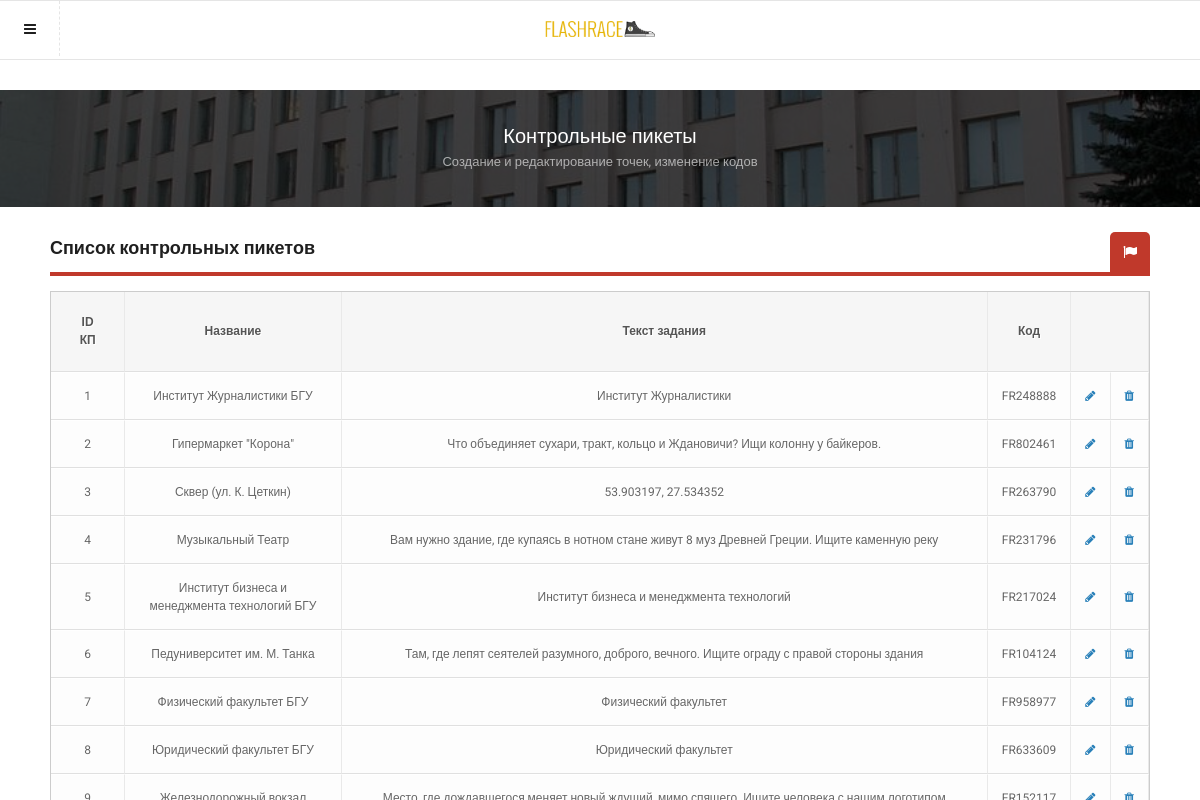
The page /admin/pickets.php (signed in) on the database its author committed.
### tables this page shows
CREATE TABLE IF NOT EXISTS `checkpoints` (
  `id` int(11) NOT NULL,
  `name` varchar(50) DEFAULT NULL,
  `code` varchar(50) DEFAULT NULL,
  `text` varchar(1000) DEFAULT NULL,
  `help1` varchar(50) DEFAULT NULL,
  PRIMARY KEY (`id`),
  UNIQUE KEY `code` (`code`)
);

### php/header_logged.php (called while the page is built, shortened)
<?php
if(isset($_SESSION['user'])!="")
{
	$auth_user = 1;
}
else
{
	$auth_user = 0;
}
?>

### templates/pickets_show.php (the view, shortened to what this page needs)
<?php
include_once '../php/header_logged.php';
if(!isset($_SESSION['admin_id']))
{
	header("Location: /admin/index.php");
}
else {
 ?>
<!DOCTYPE HTML>
<head>
<link href="../styles/style.css"           rel="stylesheet" type="text/css">
<link href="../styles/framework.css"       rel="stylesheet" type="text/css">
<link href="../styles/font-awesome.css"    rel="stylesheet" type="text/css">
<link href="../styles/animate.css"         rel="stylesheet" type="text/css">
<link rel="stylesheet" href="../styles/jquery.mCustomScrollbar.css">
</head>
<body class="left-sidebar">
<div id="header-fixed" class="header-style-1">
    <a class="header-1 open-left-sidebar" href="#"><i class="fa fa-navicon"></i></a>
    <a class="header-logo" href="/index.php"><img src="../images/logo-dark2.png" alt="img"></a>
</div>
<div class="all-elements">
    <div class="snap-drawers">
        <div class="snap-drawer snap-drawer-left">
            <div class="sidebar-header-left">
                <a href="/index.php"><img src="../images/logo-dark2.png" alt="img"></a>
                <a class="close-sidebar" href="#"><i class="fa fa-times"></i></a>
            </div>
            <?php
			include_once '../templates/main_menu.php';
            include_once '../templates/user_menu.php';
			?>
			<p class="sidebar-divider">Админ-панель</p><div class="sidebar-menu">
				<a class="menu-item" href="/admin/main.php">
                    <em>F.A.Q.</em>
                </a>
				<div class="has-submenu">
				<a class="menu-item show-submenu menu-item-active" href="#">
                    <em>Контрольные пикеты</em>
					<strong>2</strong></a>
					<div class="submenu submenu-active">
                        <a class="submenu-item submenu-item-active" href="/admin/pickets.php">    <i class="fa fa-angle-right"></i><em>  Просмотр всех КП   </em><i class="fa fa-circle"></i></a>
                        <a class="submenu-item " href="/admin/pickets.php?action=addform">        <i class="fa fa-angle-right"></i><em>  Добавление КП   </em><i class="fa fa-circle"></i></a>
                    </div>
                </div>
				<div class="has-submenu">
				<a class="menu-item show-submenu" href="#">
                    <em>Турнирная таблица</em>
					<strong>2</strong></a>
                </div>
				<div class="has-submenu">
				<a class="menu-item show-submenu" href="#">
                    <em>Команды</em>
					<strong>2</strong></a>
                </div>
			</div>
        </div>
        <div id="content" class="snap-content">
		<div class="content">
            <div class="header-clear-large"></div>
					<div class="container-fullscreen heading-style-3 bg-5">
                    <h3 class="heading-title">Контрольные пикеты</h3>
                    <em class="heading-subtitle">Создание и редактирование точек, изменение кодов</em>
                    <div class="overlay bg-black"></div>
                </div>
				 <div class="heading-style-1 container half-bottom">
                    <a href="#"><i class="fa fa-refresh fa-flag"></i></a>
                    <h4>Список контрольных пикетов</h4>
                    <div class="heading-block bg-red-dark"></div>
                    <div class="heading-decoration bg-red-dark"></div>
                </div>
				<?php
				echo '<div id="content-1">';
				echo '<table id="myTable" cellspacing=\'0\' class="table">';
				echo '<thead><tr><th class="table-title">ID КП</th><th class="table-title">Название</th><th class="table-title">Текст задания</th><th class="table-title">Код</th><th colspan="2"></th></tr></thead><tbody>';
					while ( $item = mysql_fetch_array( $res ) )
					{
						echo '<tr>';
						echo '<td>'.$item['id'].'</td>';
						echo '<td>'.$item['name'].'</td>';
						echo '<td>'.$item['text'].'</td>';
						echo '<td>'.$item['code'].'</td>';
						echo '<td><a href="'.$_SERVER['PHP_SELF'].'?action=editform&id='.$item['id'].'"><i class="fa fa-pencil"></i></a></td>';
						echo '<td><a href="'.$_SERVER['PHP_SELF'].'?action=delete&id='.$item['id'].'"><i class="fa fa-trash"></i></a></td>';
						echo '</tr>';
					}
					echo '</tbody></table></div>';
					?>
				</div>
			</div>
        </div>
    </div>
</body>
<?php } ?>

### admin/pickets.php (shortened to what this page needs)
<?php
if(!isset($_SESSION['admin_id']))
{
	header("Location: /admin/index.php");
}
else
{
switch ( $_GET["action"] )
{
  case "showlist":
    show_list(); break;
}
}
function show_list()
{
  $query = 'SELECT id, name, text, code FROM checkpoints ORDER BY id';
  $res = mysql_query( $query );
  include_once '../templates/pickets_show.php';
}
?>

### templates/main_menu.php
<?php
			echo '<p class="sidebar-divider">Главное меню</p>
			<div class="sidebar-menu">
                <a class="menu-item" href="/index.php">
                    <i class="fa fa-home"></i>
                    <em>Главная</em>
                    <i class="fa fa-circle"></i>
                </a>
			<a class="menu-item" href="/about.php">
                    <i class="fa fa-info"></i>
                    <em>О мероприятии</em>
                    <i class="fa fa-circle"></i>
                </a>
                <a class="menu-item close-sidebar" href="#">
                    <i class="fa fa-times"></i>
                    <em>Закрыть</em>
                    <i class="fa fa-circle"></i>
                </a>
            </div>';
?>

### templates/user_menu.php
<?php
echo '<p class="sidebar-divider">Гонка</p><div class="sidebar-menu">';
	if($auth_user == 1)
			{
				echo '
				<a class="menu-item" href="/team.php">
                    <i class="fa fa-users"></i>
                    <em>Состав команды</em>
                    <i class="fa fa-circle"></i>
                </a>
				<a class="menu-item" href="/race.php">
                    <i class="fa fa-map-marker"></i>
                    <em>Текущее задание</em>
                    <i class="fa fa-circle"></i>
                </a>
				<a class="menu-item" href="/team_stats.php">
                    <i class="fa fa-file-o"></i>
                    <em>Статистика команды</em>
                    <i class="fa fa-circle"></i>
                </a>
				<a class="menu-item" href="/contact.php">
                    <i class="fa fa-comment-o"></i>
                    <em>Связаться с админами</em>
                    <i class="fa fa-circle"></i>
                </a>
				<a class="menu-item" href="/logout.php?logout">
                    <i class="fa fa-sign-out"></i>
                    <em>Выйти из профиля</em>
                    <i class="fa fa-circle"></i>
                </a>';
			}
			else if($auth_user == 0)
			{
				echo '
				<a class="menu-item" href="/login.php">
                    <i class="fa fa-sign-in"></i>
                    <em>Авторизация</em>
                    <i class="fa fa-circle"></i>
                </a>';
			}
		echo '</div>';
?>

### styles/style.css (style rules this page uses)
#header-fixed { opacity:1; position:fixed; width:100%; height:60px; background-color:#FFFFFF; z-index:2; }
.header-style-1 { border-top:solid 1px rgba(0,0,0,0.1); border-bottom:solid 1px rgba(0,0,0,0.1); }
.header-style-1 .header-1 { color:#1f1f1f; float:left; width:60px; height:55px; border-right:dashed 1px rgba(0,0,0,0.1); }
.header-style-1 .header-1 i { height:55px; width:60px; text-align:center; line-height:57px; }
.header-style-1 .header-logo { position:absolute; left:50%; margin-left:-55px; }
.header-style-1 .header-logo img { width:110px; margin-top:20px; }
.header-clear-large { height:90px; }
.sidebar-header-left { height:60px; border-bottom:solid 1px rgba(255,255,255,0.05); background-color:#FFFFFF; }
.sidebar-header-left a:first-child { width:130px; float:left; }
.sidebar-header-left a:last-child { width:60px; height:60px; line-height:60px; color:#1f1f1f; position:absolute; left:205px; text-align:center; border-left:dashed 1px rgba(0,0,0,0.1); border-right:dashed 1px rgba(0,0,0,0.1); }
.menu-item { height:50px; color:#6b757d; transition:all 250ms ease; }
.menu-item-active { color:#FFFFFF; transition:all 250ms ease; }
.menu-item strong { font-size:10px; position:absolute; left:214px; color:rgba(255,255,255,0.5); top:50%; margin-top:-13px; font-weight:500; width:40px; text-align:center; transition:all 250ms ease; }
.menu-item em { font-family:'Roboto', sans-serif; display:block; line-height:52px; font-style:normal; padding-left:75px; font-size:13px; font-weight:500; transition:all 250ms ease; }
.submenu-item { height:50px; color:#6b757d; transition:all 250ms ease; }
.submenu-item em { font-family:'Roboto', sans-serif; display:block; line-height:52px; font-style:normal; padding-left:100px; font-size:12px; font-weight:500; transition:all 250ms ease; }
.submenu-active { display:block; color:#FFFFFF; }
.show-submenu { max-height:52px!important; }
.submenu { overflow:hidden; max-height: 0; transition: max-height 0.25s ease-out; }
.submenu-active { max-height: 500px; transition: max-height 0.25s ease-in; }
.submenu-item-active { display:block; color:#FFFFFF; transition:all 250ms ease; }
.snap-drawer, .snap-drawers { background-color:#272c2e!important; }
.sidebar-menu { margin-bottom:30px; }
.sidebar-divider { font-family:'Roboto', sans-serif; margin-top:10px; margin-bottom:20px; padding-bottom:5px; font-size:10px; padding-left:30px; font-weight:800; text-transform: uppercase; color:495254; border-bottom:solid 1px rgba(255,255,255,0.03); }

### rows shown on the page
checkpoints: id "1", name "Институт Журналистики БГУ", text "Институт Журналистики", code "FR248888"
checkpoints: id "2", name "Гипермаркет \"Корона\"", text "Что объединяет сухари, тракт, кольцо и Ждановичи? Ищи колонну у байкеров.", code "FR802461"
checkpoints: id "3", name "Сквер (ул. К. Цеткин)", text "53.903197, 27.534352", code "FR263790"
checkpoints: id "4", name "Музыкальный Театр", text "Вам нужно здание, где купаясь в нотном стане живут 8 муз Древней Греции. Ищите каменную реку", code "FR231796"
checkpoints: id "5", name "Институт бизнеса и менеджмента технологий БГУ", text "Институт бизнеса и менеджмента технологий", code "FR217024"
checkpoints: id "6", name "Педуниверситет им. М. Танка", text "Там, где лепят сеятелей разумного, доброго, вечного. Ищите ограду с правой стороны здания", code "FR104124"
checkpoints: id "7", name "Физический факультет БГУ", text "Физический факультет", code "FR958977"
checkpoints: id "8", name "Юридический факультет БГУ", text "Юридический факультет", code "FR633609"
